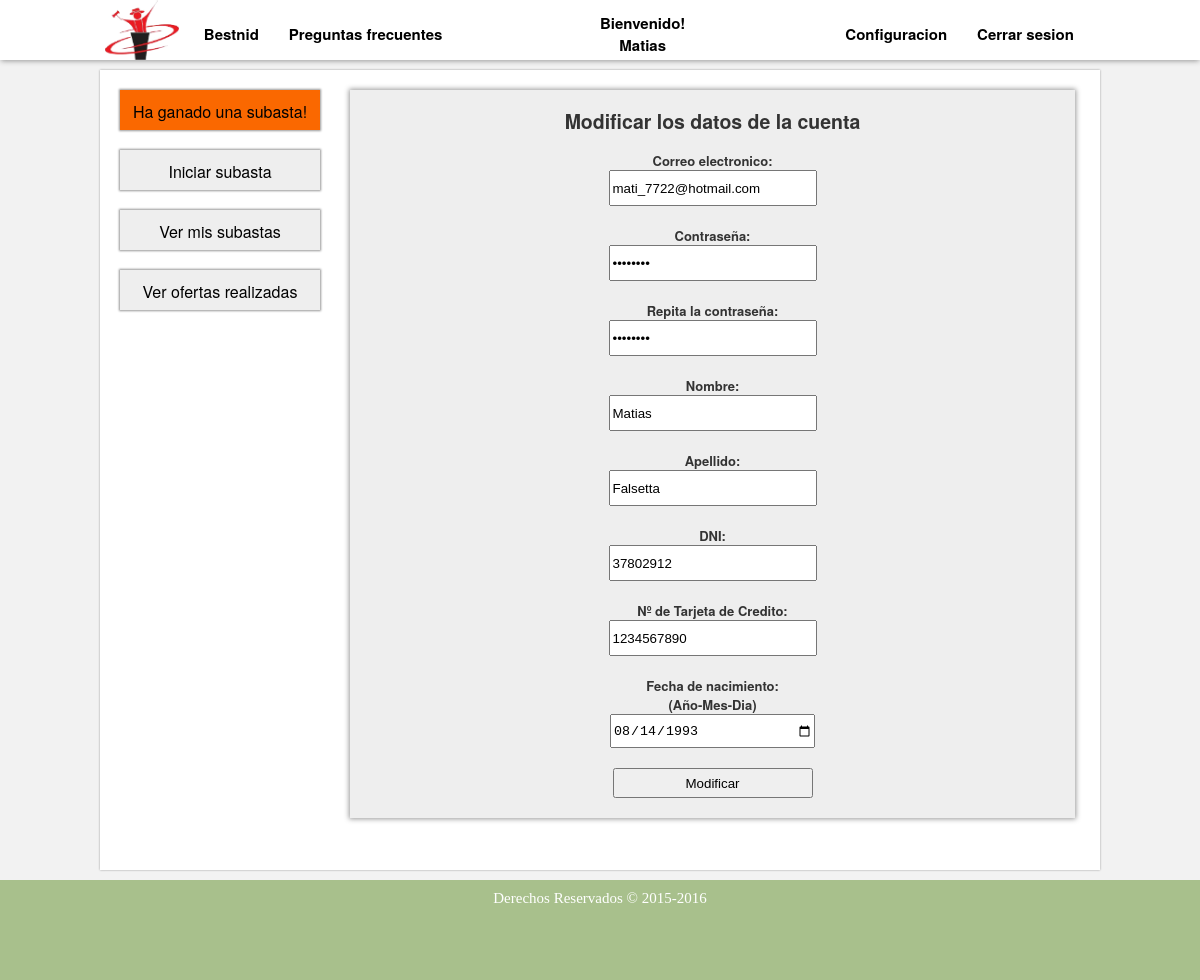
Page /modificar_datos.php (signed in) on the committed database.
### tables this page shows
CREATE TABLE IF NOT EXISTS `usuario` (
`idUsuario` int(11) NOT NULL,
  `administrador` tinyint(1) NOT NULL,
  `fechaNac` date NOT NULL,
  `mail` varchar(50) NOT NULL,
  `nombre` varchar(50) NOT NULL,
  `apellido` varchar(50) NOT NULL,
  `dni` int(11) NOT NULL,
  `tarjetaCredito` int(11) NOT NULL,
  `contrasenia` varchar(50) NOT NULL
);

### modificar_datos.php (the view, shortened to what this page needs)
<!DOCTYPE html>
<html lang="es">
	<head>
		<link rel="stylesheet" href="./estilos/estilo.css">
		<link rel="stylesheet" type="text/css" href="./estilos/mas_estilos.css">
		<link rel="stylesheet" type="text/css" href="./estilos/nuevos_estilos.css">
	</head>
	<body>
		<?php include ('./menu.php'); ?>
		<div id='cuerpo'>
			<section>
				<div id="contenedor-registro">
					<h2>Modificar los datos de la cuenta</h2>
					<form method="POST" name="registro" action="./sistema/modificar_datos_usuario.php">
						<?php
							$idUsuario = $_SESSION['usuario'];
							$conectar=conectar();
							$resul=mysqli_query($conectar,"SELECT * FROM usuario WHERE idUsuario='$idUsuario'");
							$usuario=mysqli_fetch_array($resul);
							$fecha=$usuario['fechaNac'];
						?>
						Correo electronico:</br>
						<input type="email" id="email" name="user" value="<?php echo $usuario['mail']; ?>"></br>
						Contraseña:</br>
						<input type="password" id="pass" name="pass" value="<?php echo $usuario['contrasenia']; ?>"></br>
						Repita la contraseña:</br>
						<input type="password" id="pass2" name="pass2" value="<?php echo $usuario['contrasenia']; ?>"></br>
						Nombre:</br>
						<input type="text" id="nombre" name="nombre" value="<?php echo $usuario['nombre']; ?>"></br>
						Apellido:</br>
						<input type="text" id="apellido" name="apellido" value="<?php echo $usuario['apellido']; ?>"></br>
						DNI:</br>
						<input type="number" id="dni" name="DNI" value="<?php echo $usuario['dni']; ?>"></br>
						Nº de Tarjeta de Credito:</br>
						<input type="number" id="tarjeta" name="tarjeta" value="<?php echo $usuario['tarjetaCredito']; ?>"></br>
						Fecha de nacimiento:</br> (Año-Mes-Dia)</br>
						<input type="date" id="fecha" name="fecha" value="<?php echo $fecha ?>"></br>
						<input type="button" value="Modificar" onclick="validarRegistro()">
					</form>
				</div>
			</section>
			<aside>
				<?php include ('./aside_botones.php'); ?>
				<a href="./iniciar_subasta.php"><div class="boton_aside">Iniciar subasta</div></a>
				<a href="./ver_mis_subastas.php"><div class="boton_aside">Ver mis subastas</div></a>
				<a href="./ver_mis_ofertas.php"><div class="boton_aside">Ver ofertas realizadas</div></a>
			</aside>
		</div>
		<footer>
			<span>Derechos Reservados &copy; 2015-2016</span>
		</footer>
	</body>
</html>

### estilos/estilo.css (style rules this page uses)
body { background-color: rgb(242, 242, 242); margin: auto; }
#cuerpo { background: white; font-family: 'Helvetica Neue', Helvetica, Arial, sans-serif; box-shadow: 0px 0px 2px #999; width: 1000px; margin: auto; margin-top: 70px; margin-bottom: 10px; min-height: 800px; overflow: hidden; }
section { width: 730px; margin-right: 20px; margin-top: 20px; padding-left: 20px; float: right; }
aside { width: 210px; margin-left: 20px; margin-top: 20px; float: left; }
.boton_aside { box-shadow: 0px 0px 2px 1px #999; background-color: #EEEEEE; text-align: center; width: 200px; margin-bottom: 20px; padding-top: 10px; height: 30px; }
a { font-family: 'Helvetica Neue', Helvetica, Arial, sans-serif; text-decoration: none; color: black; }
footer { background-color: #A8C08C; padding: 10px; height: 80px; min-width: 980px; text-align: center; font-size: 15px; color: grey; clear: both; }
footer span { color: white; }

### estilos/nuevos_estilos.css (style rules this page uses)
#contenedor-registro { box-shadow: 0px 0px 5px 1px #999; background-color: #EEEEEE; width: 725px; padding-top: 1px; margin-bottom: 20px; text-align: center; font-family: 'Helvetica Neue', Helvetica, Arial, sans-serif; font-size: 13px; font-style: normal; font-weight: bold; text-decoration: none; color: #333333; }
#contenedor-registro input { width: 200px; height: 30px; margin-bottom: 20px; }

### rows in the picture
usuario: user "mati_7722@hotmail.com", nombre "Matias", apellido "Falsetta", DNI "37802912", tarjeta "1234567890", fecha "08/14/1993"

### other values in the picture
$_SESSION['nombre'] "Matias"
